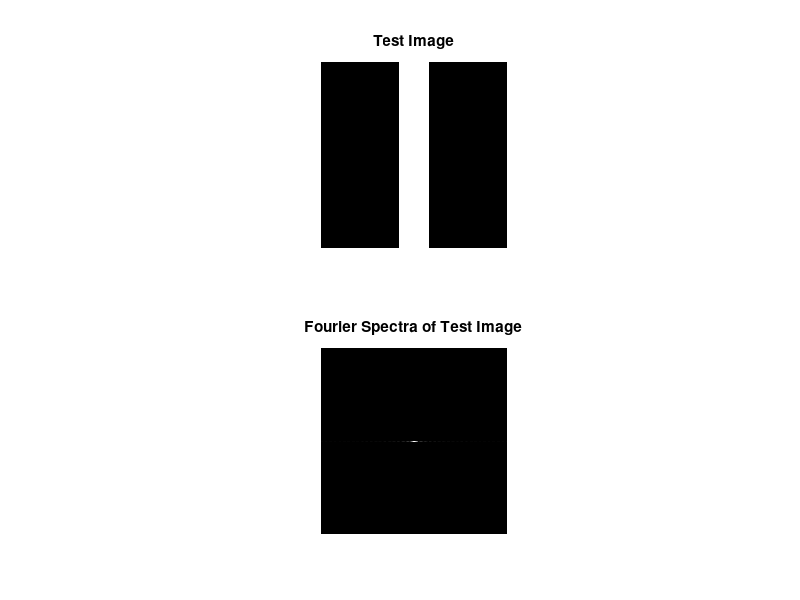
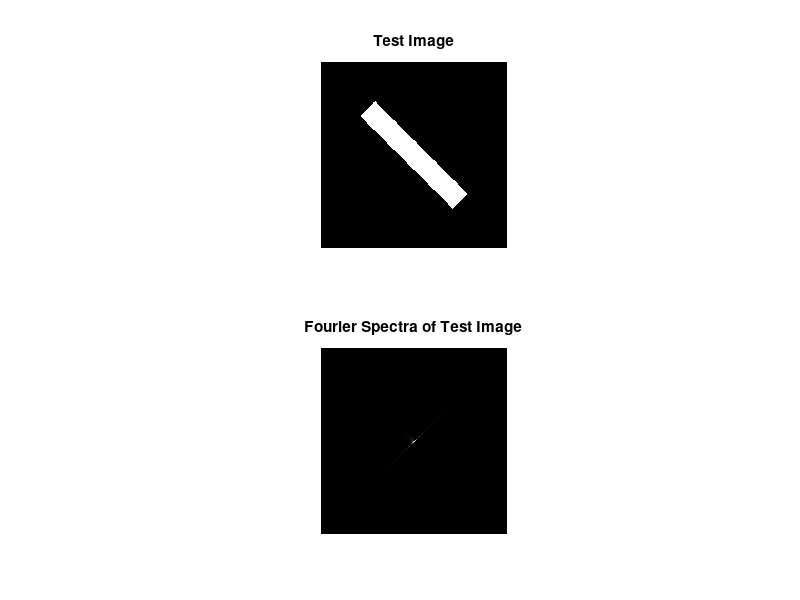

The MATLAB source for these figures, in order: (Note: this script raises an error after producing the figures.)
% create 256 x 256 test image (white rectangle)
f = zeros(256, 256);
f(:, 108:148) = 1;

% Fourier Spectra of test image
f_fs = fftshift(abs(fft2(f)));

% Plot the images
figure;
subplot(2,1,1), imshow(f);
title('Test Image');
subplot(2,1,2), imshow(f_fs, []);
title('Fourier Spectra of Test Image');

% Rotate test image by 45 degrees
f_rotated = imrotate(f, 45);
f_fs_rotated = fftshift(abs(fft2(f_rotated)));

% Plot the images
figure;
subplot(2,1,1), imshow(f_rotated);
title('Test Image');
subplot(2,1,2), imshow(f_fs_rotated, []);
title('Fourier Spectra of Test Image');

% Load lena and convert to grayscale
lena = imread('lena.tiff');
lena_grayscale = rgb2gray(lena);

% Compute amplitude and phase
lena_amplitude = abs(fftshift(fft2(lena_grayscale)));
lena_phase = fftshift(fft2(lena_grayscale)) ./ lena_amplitude;

% Perform inverse Fourier Transform on Amplitude and Phase
lena_amplitude_inv = log(ifft2(ifftshift(lena_amplitude)));
lena_phase_inv = log(ifft2(ifftshift(lena_phase)));

% Plot of Original Image
figure;
subplot(1,3,1), imshow(lena_grayscale);
title('Original Lena Image');

% Plot of Image Reconstructed with Amplitude
subplot(1,3,2), imshow(lena_amplitude_inv, []);
title('Lena Image Reconstructed with Amplitude');

% Plot of Image Reconstructed with Phase
subplot(1,3,3), imshow(lena_phase_inv, []);
title('Lena Image Reconstructed with Phase');


